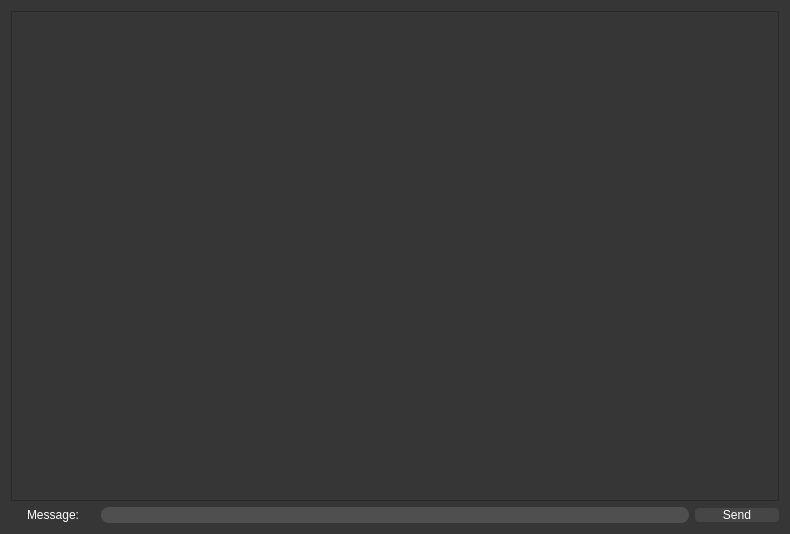
<?xml version="1.0" encoding="UTF-8"?>
<ui version="4.0">
 <class>ClientChatWidget</class>
 <widget class="QWidget" name="ClientChatWidget">
  <property name="geometry">
   <rect>
    <x>0</x>
    <y>0</y>
    <width>790</width>
    <height>534</height>
   </rect>
  </property>
  <property name="windowTitle">
   <string>Form</string>
  </property>
  <property name="styleSheet">
   <string notr="true">
background-color: rgb(54, 54, 54);
border-color: rgb(11, 11, 11);</string>
  </property>
  <layout class="QVBoxLayout" name="verticalLayout" stretch="13,1">
   <item>
    <widget class="QListWidget" name="lstMessage">
     <property name="sizePolicy">
      <sizepolicy hsizetype="Preferred" vsizetype="Preferred">
       <horstretch>0</horstretch>
       <verstretch>0</verstretch>
      </sizepolicy>
     </property>
     <property name="styleSheet">
      <string notr="true">QListWidget#lstMessage{
background-image: url(:/image/fon.jpg)0 0 0 0 repeat repeat;
}</string>
     </property>
     <property name="horizontalScrollBarPolicy">
      <enum>Qt::ScrollBarPolicy::ScrollBarAlwaysOff</enum>
     </property>
    </widget>
   </item>
   <item>
    <layout class="QHBoxLayout" name="wdgSend" stretch="1,7,1">
     <item>
      <widget class="QLabel" name="lbMessage">
       <property name="styleSheet">
        <string notr="true">color: rgb(255, 255, 255);
background-color: rgb(54, 54, 54);</string>
       </property>
       <property name="text">
        <string>Message:</string>
       </property>
       <property name="alignment">
        <set>Qt::AlignmentFlag::AlignCenter</set>
       </property>
      </widget>
     </item>
     <item>
      <widget class="QLineEdit" name="lnMessage">
       <property name="styleSheet">
        <string notr="true">background-color: rgb(79, 79, 79);
border-radius: 8px;</string>
       </property>
      </widget>
     </item>
     <item>
      <widget class="QPushButton" name="btnSend">
       <property name="styleSheet">
        <string notr="true">background-color: rgb(70, 70, 70);
border-color: rgb(11, 11, 11);
color: rgb(255, 255, 255);
border-radius: 4px;</string>
       </property>
       <property name="text">
        <string>Send</string>
       </property>
      </widget>
     </item>
    </layout>
   </item>
  </layout>
 </widget>
 <resources/>
 <connections/>
</ui>
